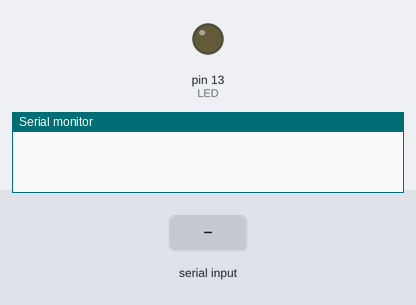
Bench run of a sketch on a simulated Arduino Mega 2560, built with avr-gcc and run on an emulated ATmega2560. On the bench: output pins drawn as LEDs (lit = HIGH), the last lines printed to the serial monitor. The inputs (shaded band) are chosen by the test bench.

Above: at 1.2 s.
1.3 s: "ledon\n" received over Serial
At 2.5 s:
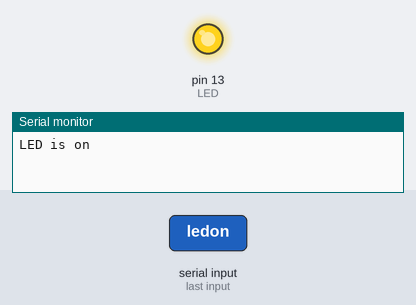
2.8 s: "illuminance,45\n" received over Serial
At 4.0 s:
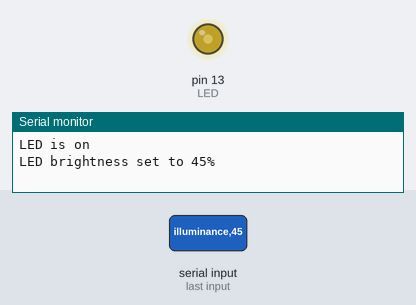
4.3 s: "ledon\n" received over Serial
At 5.0 s:
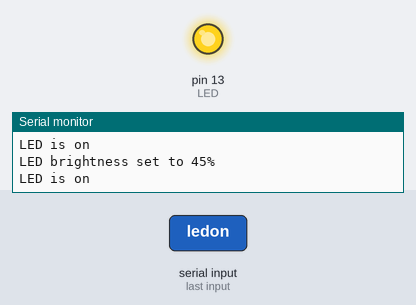
5.8 s: "ledoff\n" received over Serial
At 6.2 s:
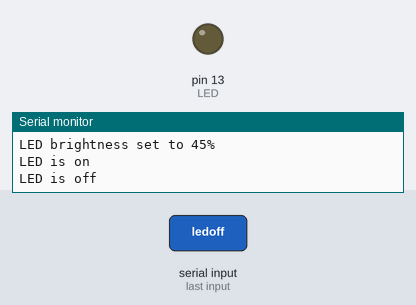
Timing chart, 0 to 8.3 s (numbered marks = the images above; inputs shaded):
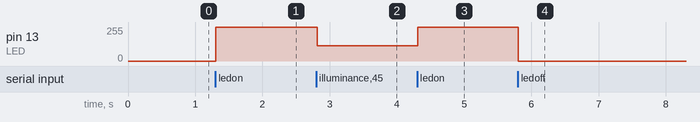

Measured:
- after the input at 1.3 s, pin 13 (LED): 0/255 → 255/255 at once
- after the input at 2.8 s, pin 13 (LED): 255/255 → 114/255 at once
- after the input at 4.3 s, pin 13 (LED): 114/255 → 255/255 at once
- after the input at 5.8 s, pin 13 (LED): 255/255 → 0/255 at once

The sketch:

2.5.ino
```cpp
#include <Arduino.h>

#define LED 13

void setLED(int percent)
{
  analogWrite(LED, percent * 255 / 100);
}

void help()
{
  Serial.println(
      "help - list available commands\nledon - turn LED on\nledoff - turn LED off\nilluminance <value> - set LED brightness in %");
}

void ledon()
{
  setLED(100);
  Serial.println("LED is on");
}

void ledoff()
{
  setLED(0);
  Serial.println("LED is off");
}

void illuminance(int percent)
{
  if (percent >= 0 && percent <= 100)
  {
    setLED(percent);
    Serial.print("LED brightness set to ");
    Serial.print(percent);
    Serial.println("%");
  }
  else
  {
    Serial.println("Invalid value (percentage must be between 0 and 100)");
  }
}

void parse(String str)
{
  if (str == "help")
  {
    help();
  }
  else if (str == "ledon")
  {
    ledon();
  }
  else if (str == "ledoff")
  {
    ledoff();
  }
  else if (str.startsWith("illuminance"))
  {
    int value = str.substring(12).toInt();
    if (value == 0 && str[12] != '0')
    {
      Serial.println("Invalid value (percentage must be a number)");
      return;
    }

    illuminance(value);
  }
  else
  {
    Serial.println("Invalid command. Type 'help' for a list of available commands.");
  }
}

// arduino setup

void setup()
{
  Serial.begin(9600);
  pinMode(LED, OUTPUT);
}

void loop()
{
  if (Serial.available())
  {
    String str = Serial.readStringUntil('\n');
    parse(str);
  }
}
```
